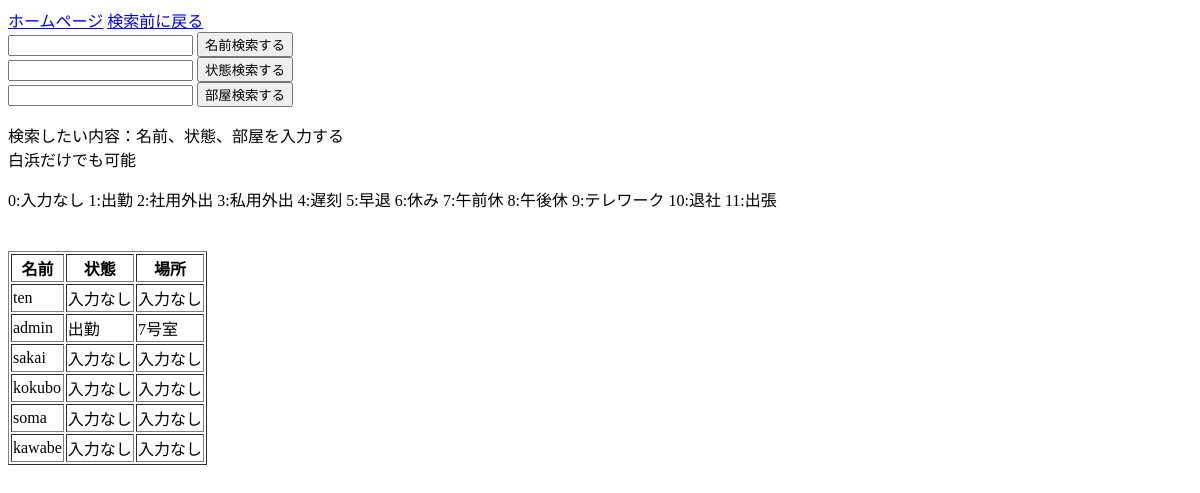
Before: /accounts/rooms/ with the older database file.
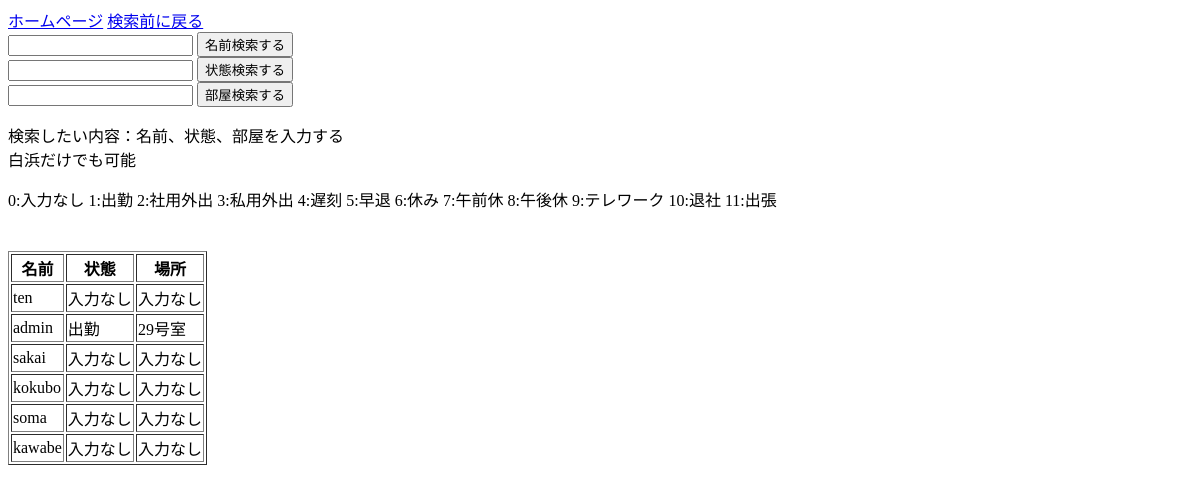
After: the same page with the newer database file.
### accounts/models.py (models this page shows)
class EmployeeState(models.Model):
    userID = models.CharField(max_length=100, null=False, blank=True, primary_key=True)
    EMPstate = models.CharField(max_length=100, null=True, blank=True)
    RoomID = models.CharField(max_length=100, null=True, blank=True)
    regist_date = models.DateTimeField(default=timezone.now)

### accounts/views.py (the view)
# urls.py: path('rooms/',views.RoomsView.as_view(), name='rooms'),
class RoomsView(ListView, LoginRequiredMixin):
    model = EmployeeState
    def get_queryset(self):
        if 'name' in self.request.GET:
            q_word = self.request.GET.get('name')
            object_list = EmployeeState.objects.filter( Q(userID__icontains=q_word) )
        elif 'state' in self.request.GET:
            q_word = self.request.GET.get('state')
            object_list = EmployeeState.objects.filter( Q(EMPstate__iexact=q_word) )
        elif 'room' in self.request.GET:
            q_word = self.request.GET.get('room')
            object_list = EmployeeState.objects.filter( Q(RoomID__iexact=q_word) )
        else:
            object_list = EmployeeState.objects.all()
        return object_list

### accounts/templates/accounts/employeestate_list.html (shortened to what this page needs)
<!DOCTYPE html>
<html>
<head>
</head>
<body>
<a href="{% url 'index2' %}">ホームページ</a>
<a href="{% url 'rooms' %}">検索前に戻る</a>
<form action="" method="get">
    <input name="name" value="{{ request.GET.name }}" type="text">
    <button type="submit">名前検索する</button>
</form>
<form action="" method="get">
    <input name="state" value="{{ request.GET.state }}" type="text">
    <button type="submit">状態検索する</button>
</form>
<form action="" method="get">
    <input name="room" value="{{ request.GET.room }}" type="text">
    <button type="submit">部屋検索する</button>
</form>
    <p>検索したい内容：名前、状態、部屋を入力する<br>白浜だけでも可能</p>
    <p>0:入力なし 1:出勤 2:社用外出 3:私用外出 4:遅刻 5:早退 6:休み 7:午前休 8:午後休 9:テレワーク 10:退社 11:出張</p>
  <div class =Disp>
     <table border="1">
        <tr>
            <th>名前</th>
            <th>状態</th>
            <th>場所</th>
        </tr>
        {% for EmployeeState in　object_list%}
        <tr>
            <td>{{ EmployeeState.userID }}</td>
            {% if EmployeeState.EMPstate == "0" %}<td>入力なし</td>{% endif %}
            {% if EmployeeState.EMPstate == "1" %}<td>出勤</td>{% endif %}
            {% if EmployeeState.RoomID == "0" %}<td>入力なし</td>
            {% else %}<td>{{ EmployeeState.RoomID }}号室</td>{% endif %}
        </tr>
        {% endfor %}
      </table>
    </div>
</body>
</html>

Changed rows visible on the page:
changed EmployeeState "admin": RoomID "7" → "29"
